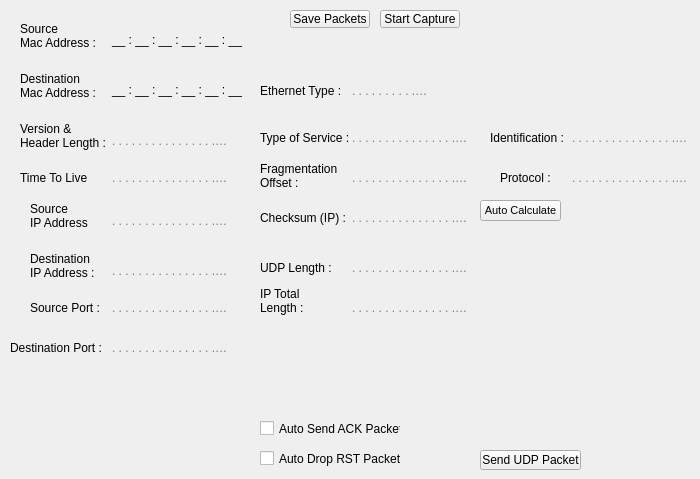
    <widget class="QWidget" name="sendACK">
     <attribute name="title">
      <string>UDP Packet</string>
     </attribute>
     <widget class="QPushButton" name="pushButton_3">
      <property name="geometry">
       <rect>
        <x>290</x>
        <y>10</y>
        <width>80</width>
        <height>18</height>
       </rect>
      </property>
      <property name="text">
       <string>Save Packets</string>
      </property>
     </widget>
     <widget class="QLabel" name="label_93">
      <property name="geometry">
       <rect>
        <x>260</x>
        <y>260</y>
        <width>91</width>
        <height>16</height>
       </rect>
      </property>
      <property name="text">
       <string>UDP Length : </string>
      </property>
     </widget>
     <widget class="QLabel" name="label_94">
      <property name="geometry">
       <rect>
        <x>30</x>
        <y>250</y>
        <width>81</width>
        <height>31</height>
       </rect>
      </property>
      <property name="text">
       <string>Destination
IP Address : </string>
      </property>
     </widget>
     <widget class="QLabel" name="label_95">
      <property name="geometry">
       <rect>
        <x>490</x>
        <y>130</y>
        <width>81</width>
        <height>16</height>
       </rect>
      </property>
      <property name="text">
       <string>Identification : </string>
      </property>
     </widget>
     <widget class="QPushButton" name="startCaptureButton_2">
      <property name="geometry">
       <rect>
        <x>380</x>
        <y>10</y>
        <width>80</width>
        <height>18</height>
       </rect>
      </property>
      <property name="text">
       <string>Start Capture</string>
      </property>
     </widget>
     <widget class="QLabel" name="label_97">
      <property name="geometry">
       <rect>
        <x>20</x>
        <y>20</y>
        <width>91</width>
        <height>31</height>
       </rect>
      </property>
      <property name="text">
       <string>Source
Mac Address : </string>
      </property>
     </widget>
     <widget class="QLineEdit" name="srcPortEditUDP">
      <property name="geometry">
       <rect>
        <x>110</x>
        <y>300</y>
        <width>121</width>
        <height>16</height>
       </rect>
      </property>
      <property name="styleSheet">
       <string notr="true">background: transparent;
border: none;
color: black;
</string>
      </property>
      <property name="placeholderText">
       <string>. . . . . . . . . . . . . . . . . . . .</string>
      </property>
     </widget>
     <widget class="QCheckBox" name="autoSendAck_3">
      <property name="geometry">
       <rect>
        <x>260</x>
        <y>420</y>
        <width>141</width>
        <height>17</height>
       </rect>
      </property>
      <property name="text">
       <string>Auto Send ACK Packet</string>
      </property>
     </widget>
     <widget class="QLineEdit" name="dstMacEditUDP">
      <property name="geometry">
       <rect>
        <x>110</x>
        <y>80</y>
        <width>141</width>
        <height>20</height>
       </rect>
      </property>
      <property name="styleSheet">
       <string notr="true">background: transparent;
border: none;
color: black;

</string>
      </property>
      <property name="inputMask">
       <string>&gt;HH : HH : HH : HH : HH : HH;_</string>
      </property>
     </widget>
     <widget class="QLineEdit" name="dstPortEditUDP">
      <property name="geometry">
       <rect>
        <x>110</x>
        <y>340</y>
        <width>121</width>
        <height>16</height>
       </rect>
      </property>
      <property name="styleSheet">
       <string notr="true">background: transparent;
border: none;
color: black;
</string>
      </property>
      <property name="placeholderText">
       <string>. . . . . . . . . . . . . . . . . . . .</string>
      </property>
     </widget>
     <widget class="QLineEdit" name="srcIpEditUDP">
      <property name="geometry">
       <rect>
        <x>110</x>
        <y>210</y>
        <width>121</width>
        <height>21</height>
       </rect>
      </property>
      <property name="styleSheet">
       <string notr="true">background: transparent;
border: none;
color: black;
</string>
      </property>
      <property name="placeholderText">
       <string>. . . . . . . . . . . . . . . . . . . .</string>
      </property>
     </widget>
     <widget class="QLineEdit" name="dstIpEditUDP">
      <property name="geometry">
       <rect>
        <x>110</x>
        <y>260</y>
        <width>121</width>
        <height>21</height>
       </rect>
      </property>
      <property name="styleSheet">
       <string notr="true">background: transparent;
border: none;
color: black;
</string>
      </property>
      <property name="placeholderText">
       <string>. . . . . . . . . . . . . . . . . . . .</string>
      </property>
     </widget>
     <widget class="QLabel" name="label_99">
      <property name="geometry">
       <rect>
        <x>30</x>
        <y>300</y>
        <width>101</width>
        <height>16</height>
       </rect>
      </property>
      <property name="text">
       <string>Source Port :</string>
      </property>
     </widget>
     <widget class="QLineEdit" name="ipIdEditUDP">
      <property name="geometry">
       <rect>
        <x>570</x>
        <y>130</y>
        <width>121</width>
        <height>16</height>
       </rect>
      </property>
      <property name="styleSheet">
       <string notr="true">background: transparent;
border: none;
color: black;
</string>
      </property>
      <property name="placeholderText">
       <string>. . . . . . . . . . . . . . . . . . . .</string>
      </property>
     </widget>
     <widget class="QLabel" name="label_100">
      <property name="geometry">
       <rect>
        <x>10</x>
        <y>340</y>
        <width>111</width>
        <height>16</height>
       </rect>
      </property>
      <property name="text">
       <string>Destination Port : </string>
      </property>
     </widget>
     <widget class="QLabel" name="label_101">
      <property name="geometry">
       <rect>
        <x>500</x>
        <y>170</y>
        <width>71</width>
        <height>16</height>
       </rect>
      </property>
      <property name="text">
       <string>Protocol : </string>
      </property>
     </widget>
     <widget class="QLineEdit" name="ipFragOffEditUDP">
      <property name="geometry">
       <rect>
        <x>350</x>
        <y>170</y>
        <width>121</width>
        <height>16</height>
       </rect>
      </property>
      <property name="styleSheet">
       <string notr="true">background: transparent;
border: none;
color: black;
</string>
      </property>
      <property name="placeholderText">
       <string>. . . . . . . . . . . . . . . . . . . .</string>
      </property>
     </widget>
     <widget class="QPushButton" name="sendPacketButtonUDP">
      <property name="geometry">
       <rect>
        <x>480</x>
        <y>450</y>
        <width>101</width>
        <height>20</height>
       </rect>
      </property>
      <property name="text">
       <string>Send UDP Packet</string>
      </property>
     </widget>
     <widget class="QLabel" name="label_102">
      <property name="geometry">
       <rect>
        <x>260</x>
        <y>280</y>
        <width>131</width>
        <height>41</height>
       </rect>
      </property>
      <property name="text">
       <string>IP Total
Length : </string>
      </property>
     </widget>
     <widget class="QLabel" name="label_103">
      <property name="geometry">
       <rect>
        <x>30</x>
        <y>200</y>
        <width>61</width>
        <height>31</height>
       </rect>
      </property>
      <property name="text">
       <string>Source
IP Address : </string>
      </property>
     </widget>
     <widget class="QLineEdit" name="ipVersionHeaderEditUDP">
      <property name="geometry">
       <rect>
        <x>110</x>
        <y>130</y>
        <width>121</width>
        <height>21</height>
       </rect>
      </property>
      <property name="styleSheet">
       <string notr="true">background: transparent;
border: none;
color: black;
</string>
      </property>
      <property name="placeholderText">
       <string>. . . . . . . . . . . . . . . . . . . .</string>
      </property>
     </widget>
     <widget class="QLineEdit" name="ipProtocolEditUDP">
      <property name="geometry">
       <rect>
        <x>570</x>
        <y>170</y>
        <width>121</width>
        <height>16</height>
       </rect>
      </property>
      <property name="styleSheet">
       <string notr="true">background: transparent;
border: none;
color: black;
</string>
      </property>
      <property name="placeholderText">
       <string>. . . . . . . . . . . . . . . . . . . .</string>
      </property>
     </widget>
     <widget class="QLineEdit" name="ethTypeEditUDP">
      <property name="geometry">
       <rect>
        <x>350</x>
        <y>80</y>
        <width>81</width>
        <height>21</height>
       </rect>
      </property>
      <property name="styleSheet">
       <string notr="true">background: transparent;
border: none;
color: black;
</string>
      </property>
      <property name="placeholderText">
       <string>. . . . . . . . . . . . </string>
      </property>
     </widget>
     <widget class="QLineEdit" name="ipTotalLengthEditUDP">
      <property name="geometry">
       <rect>
        <x>350</x>
        <y>260</y>
        <width>121</width>
        <height>16</height>
       </rect>
      </property>
      <property name="styleSheet">
       <string notr="true">background: transparent;
border: none;
color: black;
</string>
      </property>
      <property name="placeholderText">
       <string>. . . . . . . . . . . . . . . . . . . .</string>
      </property>
     </widget>
     <widget class="QLineEdit" name="ipTypeOfServiceEditUDP">
      <property name="geometry">
       <rect>
        <x>350</x>
        <y>130</y>
        <width>121</width>
        <height>16</height>
       </rect>
      </property>
      <property name="styleSheet">
       <string notr="true">background: transparent;
border: none;
color: black;
</string>
      </property>
      <property name="placeholderText">
       <string>. . . . . . . . . . . . . . . . . . . .</string>
      </property>
     </widget>
     <widget class="QLabel" name="label_107">
      <property name="geometry">
       <rect>
        <x>260</x>
        <y>160</y>
        <width>91</width>
        <height>31</height>
       </rect>
      </property>
      <property name="text">
       <string>Fragmentation
Offset : </string>
      </property>
     </widget>
     <widget class="QLabel" name="label_108">
      <property name="geometry">
       <rect>
        <x>20</x>
        <y>120</y>
        <width>91</width>
        <height>31</height>
       </rect>
      </property>
      <property name="text">
       <string>Version &amp; 
Header Length : </string>
      </property>
      <property name="textFormat">
       <enum>Qt::TextFormat::AutoText</enum>
      </property>
     </widget>
     <widget class="QLineEdit" name="ipTimetoLiveEditUDP">
      <property name="geometry">
       <rect>
        <x>110</x>
        <y>170</y>
        <width>121</width>
        <height>16</height>
       </rect>
      </property>
      <property name="styleSheet">
       <string notr="true">background: transparent;
border: none;
color: black;
</string>
      </property>
      <property name="placeholderText">
       <string>. . . . . . . . . . . . . . . . . . . .</string>
      </property>
     </widget>
     <widget class="QPushButton" name="pushButtonUDP">
      <property name="geometry">
       <rect>
        <x>480</x>
        <y>200</y>
        <width>81</width>
        <height>21</height>
       </rect>
      </property>
      <property name="font">
       <font>
        <pointsize>8</pointsize>
       </font>
      </property>
      <property name="cursor">
       <cursorShape>PointingHandCursor</cursorShape>
      </property>
      <property name="text">
       <string>Auto Calculate</string>
      </property>
     </widget>
     <widget class="QCheckBox" name="blockRSTCheckBox_3">
      <property name="geometry">
       <rect>
        <x>260</x>
        <y>450</y>
        <width>141</width>
        <height>17</height>
       </rect>
      </property>
      <property name="text">
       <string>Auto Drop RST Packets</string>
      </property>
     </widget>
     <widget class="QLineEdit" name="ipChecksumEditUDP">
      <property name="geometry">
       <rect>
        <x>350</x>
        <y>210</y>
        <width>121</width>
        <height>16</height>
       </rect>
      </property>
      <property name="styleSheet">
       <string notr="true">background: transparent;
border: none;
color: black;
</string>
      </property>
      <property name="placeholderText">
       <string>. . . . . . . . . . . . . . . . . . . .</string>
      </property>
     </widget>
     <widget class="QLabel" name="label_109">
      <property name="geometry">
       <rect>
        <x>260</x>
        <y>80</y>
        <width>81</width>
        <height>21</height>
       </rect>
      </property>
      <property name="text">
       <string>Ethernet Type : </string>
      </property>
     </widget>
     <widget class="QLabel" name="label_110">
      <property name="geometry">
       <rect>
        <x>20</x>
        <y>170</y>
        <width>71</width>
        <height>16</height>
       </rect>
      </property>
      <property name="text">
       <string>Time To Live : </string>
      </property>
     </widget>
     <widget class="QLabel" name="label_111">
      <property name="geometry">
       <rect>
        <x>260</x>
        <y>130</y>
        <width>91</width>
        <height>16</height>
       </rect>
      </property>
      <property name="text">
       <string>Type of Service :</string>
      </property>
     </widget>
     <widget class="QLabel" name="label_114">
      <property name="geometry">
       <rect>
        <x>20</x>
        <y>70</y>
        <width>81</width>
        <height>31</height>
       </rect>
      </property>
      <property name="text">
       <string>Destination
Mac Address : </string>
      </property>
     </widget>
     <widget class="QLabel" name="label_115">
      <property name="geometry">
       <rect>
        <x>260</x>
        <y>210</y>
        <width>91</width>
        <height>16</height>
       </rect>
      </property>
      <property name="text">
       <string>Checksum (IP) :</string>
      </property>
     </widget>
     <widget class="QLineEdit" name="scrMacEditUDP">
      <property name="geometry">
       <rect>
        <x>110</x>
        <y>30</y>
        <width>141</width>
        <height>20</height>
       </rect>
      </property>
      <property name="styleSheet">
       <string notr="true">background: transparent;
border: none;
color: black;

</string>
      </property>
      <property name="inputMask">
       <string>&gt;HH : HH : HH : HH : HH : HH;_</string>
      </property>
      <property name="text">
       <string> :  :  :  :  : </string>
      </property>
      <property name="placeholderText">
       <string>_ : _ : _ : _ : _ : _</string>
      </property>
     </widget>
     <widget class="QLineEdit" name="ipTotalLengthEditip">
      <property name="geometry">
       <rect>
        <x>350</x>
        <y>300</y>
        <width>121</width>
        <height>16</height>
       </rect>
      </property>
      <property name="styleSheet">
       <string notr="true">background: transparent;
border: none;
color: black;
</string>
      </property>
      <property name="placeholderText">
       <string>. . . . . . . . . . . . . . . . . . . .</string>
      </property>
     </widget>
    </widget>
